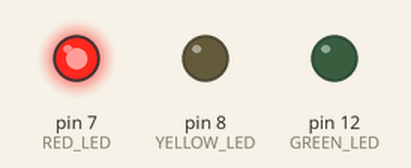
This sketch was run on a simulated Arduino Uno, built with avr-gcc and run on an emulated ATmega328P. Parts: output pins drawn as LEDs (lit = HIGH).

Above: at 5.0 s.
At 10.5 s:
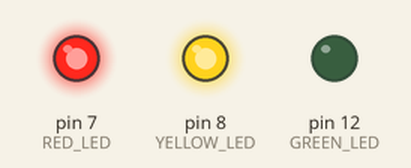
At 16.0 s:
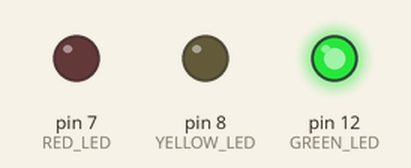
At 21.5 s:
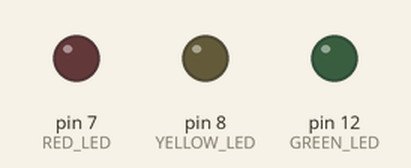
At 27.5 s:
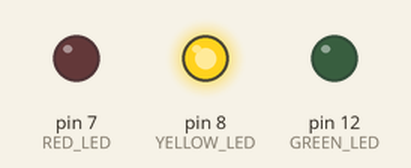
Timing chart, 0 to 36.4 s (numbered marks = the images above):
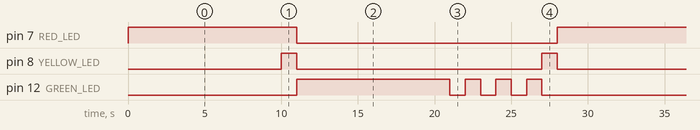

Measured:
- by itself, pin 7 (RED_LED): alternates HIGH for 11.0 s and LOW for 17.0 s
- by itself, pin 8 (YELLOW_LED): repeats every 28.0 s: LOW 16.0 s, HIGH 1.0 s, LOW 10.0 s, HIGH 1.0 s
- by itself, pin 12 (GREEN_LED): repeats every 28.0 s: 3 × (LOW 1.0 s, HIGH 1.0 s), LOW 12.0 s, HIGH 10.0 s

The sketch:

Traffic_Light_Prototype.ino
```cpp
#define RED_LED 7
#define YELLOW_LED 8
#define GREEN_LED 12
void setup() {
  pinMode(RED_LED,OUTPUT);
  pinMode(YELLOW_LED,OUTPUT);
  pinMode(GREEN_LED,OUTPUT);
}

void loop()
  {
    digitalWrite(RED_LED,1);
    delay(10000);
    digitalWrite(YELLOW_LED,1);
    delay(1000);
    digitalWrite(RED_LED,0);
    digitalWrite(YELLOW_LED,0);
    digitalWrite(GREEN_LED,1);
    delay(10000);
    for(int i=0;i<3;i++)
    {
      digitalWrite(GREEN_LED,0);
      delay(1000);
      digitalWrite(GREEN_LED,1);
      delay(1000);
    }
    digitalWrite(GREEN_LED,0);
    digitalWrite(YELLOW_LED,1);
    delay(1000);
    digitalWrite(YELLOW_LED,0);
  }
```
